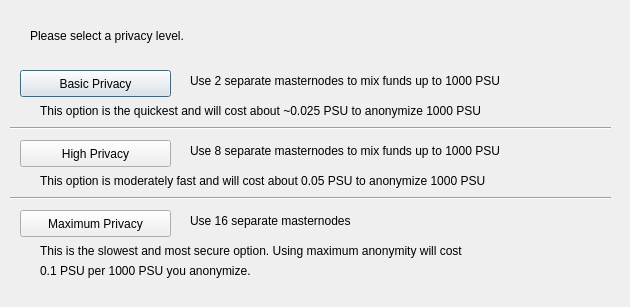
<?xml version="1.0" encoding="UTF-8"?>
<ui version="4.0">
 <class>DarksendConfig</class>
 <widget class="QDialog" name="DarksendConfig">
  <property name="geometry">
   <rect>
    <x>0</x>
    <y>0</y>
    <width>630</width>
    <height>307</height>
   </rect>
  </property>
  <property name="windowTitle">
   <string>Configure Darksend</string>
  </property>
  <widget class="QPushButton" name="buttonBasic">
   <property name="geometry">
    <rect>
     <x>20</x>
     <y>70</y>
     <width>151</width>
     <height>27</height>
    </rect>
   </property>
   <property name="text">
    <string>Basic Privacy</string>
   </property>
  </widget>
  <widget class="QPushButton" name="buttonHigh">
   <property name="geometry">
    <rect>
     <x>20</x>
     <y>140</y>
     <width>151</width>
     <height>27</height>
    </rect>
   </property>
   <property name="text">
    <string>High Privacy</string>
   </property>
  </widget>
  <widget class="QPushButton" name="buttonMax">
   <property name="geometry">
    <rect>
     <x>20</x>
     <y>210</y>
     <width>151</width>
     <height>27</height>
    </rect>
   </property>
   <property name="text">
    <string>Maximum Privacy</string>
   </property>
  </widget>
  <widget class="QLabel" name="label">
   <property name="geometry">
    <rect>
     <x>30</x>
     <y>20</y>
     <width>571</width>
     <height>31</height>
    </rect>
   </property>
   <property name="text">
    <string>Please select a privacy level.</string>
   </property>
  </widget>
  <widget class="QLabel" name="label_2">
   <property name="geometry">
    <rect>
     <x>190</x>
     <y>70</y>
     <width>421</width>
     <height>21</height>
    </rect>
   </property>
   <property name="text">
    <string>Use 2 separate masternodes to mix funds up to 1000 PSU</string>
   </property>
  </widget>
  <widget class="QLabel" name="label_3">
   <property name="geometry">
    <rect>
     <x>190</x>
     <y>140</y>
     <width>411</width>
     <height>21</height>
    </rect>
   </property>
   <property name="text">
    <string>Use 8 separate masternodes to mix funds up to 1000 PSU</string>
   </property>
  </widget>
  <widget class="QLabel" name="label_4">
   <property name="geometry">
    <rect>
     <x>190</x>
     <y>210</y>
     <width>421</width>
     <height>21</height>
    </rect>
   </property>
   <property name="text">
    <string>Use 16 separate masternodes</string>
   </property>
  </widget>
  <widget class="QLabel" name="label_6">
   <property name="geometry">
    <rect>
     <x>40</x>
     <y>100</y>
     <width>561</width>
     <height>21</height>
    </rect>
   </property>
   <property name="text">
    <string>This option is the quickest and will cost about ~0.025 PSU to anonymize 1000 PSU</string>
   </property>
  </widget>
  <widget class="QLabel" name="label_7">
   <property name="geometry">
    <rect>
     <x>40</x>
     <y>170</y>
     <width>561</width>
     <height>21</height>
    </rect>
   </property>
   <property name="text">
    <string>This option is moderately fast and will cost about 0.05 PSU to anonymize 1000 PSU</string>
   </property>
  </widget>
  <widget class="QLabel" name="label_8">
   <property name="geometry">
    <rect>
     <x>40</x>
     <y>240</y>
     <width>561</width>
     <height>21</height>
    </rect>
   </property>
   <property name="text">
    <string>This is the slowest and most secure option. Using maximum anonymity will cost</string>
   </property>
  </widget>
  <widget class="QLabel" name="label_9">
   <property name="geometry">
    <rect>
     <x>40</x>
     <y>260</y>
     <width>561</width>
     <height>21</height>
    </rect>
   </property>
   <property name="text">
    <string>0.1 PSU per 1000 PSU you anonymize.</string>
   </property>
  </widget>
  <widget class="Line" name="line">
   <property name="geometry">
    <rect>
     <x>10</x>
     <y>120</y>
     <width>601</width>
     <height>16</height>
    </rect>
   </property>
   <property name="orientation">
    <enum>Qt::Horizontal</enum>
   </property>
  </widget>
  <widget class="Line" name="line_2">
   <property name="geometry">
    <rect>
     <x>10</x>
     <y>190</y>
     <width>601</width>
     <height>16</height>
    </rect>
   </property>
   <property name="orientation">
    <enum>Qt::Horizontal</enum>
   </property>
  </widget>
 </widget>
 <resources/>
 <connections/>
</ui>
